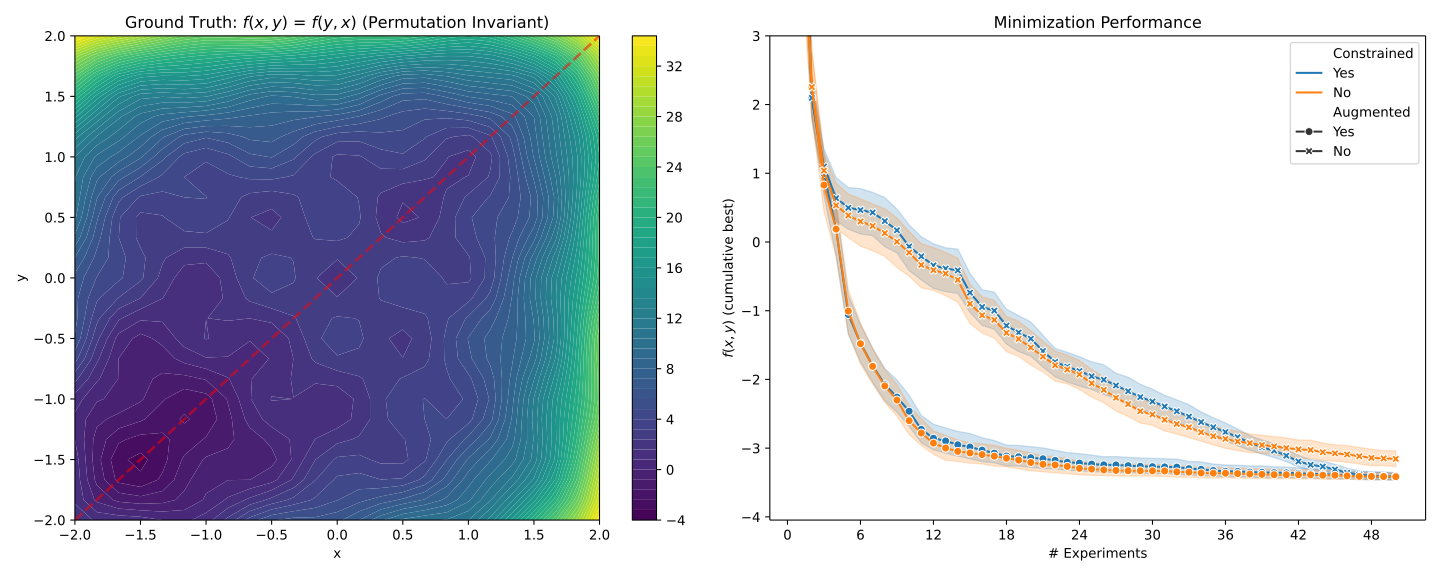

Python code for this plot:
# # Optimizing a Permutation-Invariant Function

# In this example, we explore BayBE's capabilities for handling optimization problems
# with symmetry via automatic data augmentation and/or constraint.

# ## Imports

import os

import numpy as np
import pandas as pd
import seaborn as sns
from matplotlib import pyplot as plt
from matplotlib.ticker import MaxNLocator

from baybe import Campaign, Settings
from baybe.constraints import DiscretePermutationInvarianceConstraint
from baybe.parameters import NumericalDiscreteParameter
from baybe.recommenders import (
    BotorchRecommender,
    TwoPhaseMetaRecommender,
)
from baybe.searchspace import SearchSpace
from baybe.simulation import simulate_scenarios
from baybe.surrogates import NGBoostSurrogate
from baybe.targets import NumericalTarget

# ## Settings

Settings(random_seed=1337).activate()
SMOKE_TEST = "SMOKE_TEST" in os.environ
N_MC_ITERATIONS = 2 if SMOKE_TEST else 100
N_DOE_ITERATIONS = 2 if SMOKE_TEST else 50

# ## The Scenario

# We will explore a 2-dimensional permutation-invariant function, i.e., it holds that
# $f(x,y) = f(y,x)$. The function was crafted to exhibit no additional mirror symmetry
# (a common way of also resulting in permutation invariance) and have multiple minima.
# In practice, permutation invariance can arise e.g. for
# [mixtures when modeled with a slot-based approach](/examples/Mixtures/slot_based).

# There are several ways to handle such symmetries. The simplest one is
# to augment your data. In the case of permutation invariance, augmentation means for
# each measurement $(x,y)$ you also add a measurement with switched values, i.e.,  $(y,x)$.
# This has the advantage that it is fully model-agnostic, but might
# come at the expense of increased training time and efficiency due to the larger amount
# of effective training points.


LBOUND = -2.0
UBOUND = 2.0


def lookup(df: pd.DataFrame) -> pd.DataFrame:
    """A lookup modeling a permutation-invariant 2D function with multiple minima."""
    x = df["x"].values
    y = df["y"].values
    result = (
        (x - y) ** 2
        + (x**3 + y**3)
        + ((x**2 - 1) ** 2 + (y**2 - 1) ** 2)
        + np.sin(3 * (x + y)) ** 2
        + np.sin(3 * np.abs(x - y)) ** 2
    )

    df_z = pd.DataFrame({"f": result}, index=df.index)
    return df_z


x = np.linspace(LBOUND, UBOUND, 25)
y = np.linspace(LBOUND, UBOUND, 25)
xx, yy = np.meshgrid(x, y)
df_plot = lookup(pd.DataFrame({"x": xx.ravel(), "y": yy.ravel()}))
zz = df_plot["f"].values.reshape(xx.shape)
line_vals = np.linspace(LBOUND, UBOUND, 2)

# fmt: off
fig, axs = plt.subplots(1, 2, figsize=(15, 6))
contour = axs[0].contourf(xx, yy, zz, levels=50, cmap="viridis")
fig.colorbar(contour, ax=axs[0])
axs[0].plot(line_vals, line_vals, "r--", alpha=0.5, linewidth=2)
axs[0].set_title("Ground Truth: $f(x, y)$ = $f(y, x)$ (Permutation Invariant)")
axs[0].set_xlabel("x")
axs[0].set_ylabel("y");
# fmt: on

# The plots can be found at the bottom of this file.
# The first subplot shows the function we want to minimize. The dashed red line
# illustrates the permutation invariance, which is similar to a mirror-symmetry, just
# not along any of the parameter axis but along the diagonal. We can also see several
# local minima.

# Such a situation can be challenging for optimization algorithms if no information
# about the invariance is considered. For instance, if no
# {class}`~baybe.constraints.discrete.DiscretePermutationInvarianceConstraint` was used
# at all, BayBE would search for the optima across the entire 2D space. But it is clear
# that the search can be restricted to the lower (or equivalently the upper) triangle
# of the searchspace. This is exactly what
# {class}`~baybe.constraints.discrete.DiscretePermutationInvarianceConstraint` does:
# Remove entries that are "duplicated" in the sense of already being represented by
# another invariant point.

# If the recommender is additionally configured with `symmetries`, the model will be
# fit with an extended set of points, including augmented ones. So as a user, you don't
# have to generate permutations and add them manually. Depending on the surrogate model,
# this might have different impacts. For example, we can expect a strong effect for
# tree-based models because their splits are always parallel to the parameter axes.
# Thus, without augmented measurements, it is easy to fall into suboptimal splits and
# overfit. We illustrate this by using the
# {class}`~baybe.surrogates.ngboost.NGBoostSurrogate`.

# ## The Optimization Problem

p1 = NumericalDiscreteParameter("x", np.linspace(LBOUND, UBOUND, 51))
p2 = NumericalDiscreteParameter("y", np.linspace(LBOUND, UBOUND, 51))
objective = NumericalTarget("f", minimize=True).to_objective()

# We set up a constrained and an unconstrained (plain) searchspace to demonstrate the
# impact of the constraint on optimization performance.

constraint = DiscretePermutationInvarianceConstraint(["x", "y"])
searchspace_plain = SearchSpace.from_product([p1, p2])
searchspace_constrained = SearchSpace.from_product([p1, p2], [constraint])

print("Number of Points in the Searchspace")
print(f"{'Without Constraint:':<35} {len(searchspace_plain.discrete.exp_rep)}")
print(f"{'With Constraint:':<35} {len(searchspace_constrained.discrete.exp_rep)}")

# We can see that the unconstrained searchspace has roughly twice as many points
# compared to the constrained one. This is expected, as the
# {class}`~baybe.constraints.discrete.DiscretePermutationInvarianceConstraint`
# effectively models only one half of the parameter triangle. Note that the factor is
# not exactly 2 due to the (still included) points on the diagonal.

# BayBE can automatically perform this augmentation if configured to do so.
# Specifically, the recommender has a
# {attr}`~baybe.recommenders.pure.bayesian.base.BayesianRecommender.symmetries`
# attribute. When symmetries are present, BayBE will automatically augment
# measurements internally before performing the model fit. To construct symmetries
# quickly, we use the `to_symmetry` method of the constraint.

symmetry = constraint.to_symmetry()
recommender_plain = TwoPhaseMetaRecommender(
    recommender=BotorchRecommender(surrogate_model=NGBoostSurrogate())
)
recommender_augmented = TwoPhaseMetaRecommender(
    recommender=BotorchRecommender(
        surrogate_model=NGBoostSurrogate(), symmetries=[symmetry]
    )
)

# The combination of constraint and augmentation settings results in four different
# campaigns:

campaign_plain = Campaign(searchspace_plain, objective, recommender_plain)
campaign_c = Campaign(searchspace_constrained, objective, recommender_plain)
campaign_s = Campaign(searchspace_plain, objective, recommender_augmented)
campaign_cs = Campaign(searchspace_constrained, objective, recommender_augmented)

# ## Simulating the Optimization Loop


scenarios = {
    "Unconstrained, Not augmented": campaign_plain,
    "Constrained, Not augmented": campaign_c,
    "Unconstrained, Augmented": campaign_s,
    "Constrained, Augmented": campaign_cs,
}

results = simulate_scenarios(
    scenarios,
    lookup,
    n_doe_iterations=N_DOE_ITERATIONS,
    n_mc_iterations=N_MC_ITERATIONS,
).rename(
    columns={
        "f_CumBest": "$f(x,y)$ (cumulative best)",
        "Num_Experiments": "# Experiments",
    }
)
split = results["Scenario"].str.split(", ", expand=True)
results["Constrained"] = np.where(split[0] == "Constrained", "Yes", "No")
results["Augmented"] = np.where(split[1] == "Augmented", "Yes", "No")

# ## Results

# Let us visualize the optimization process in the second subplot:

sns.lineplot(
    data=results,
    x="# Experiments",
    y="$f(x,y)$ (cumulative best)",
    hue="Constrained",
    style="Augmented",
    markers=True,
    dashes=False,
    ax=axs[1],
)
axs[1].xaxis.set_major_locator(MaxNLocator(integer=True))
axs[1].set_ylim(axs[1].get_ylim()[0], 3)
axs[1].set_title("Minimization Performance")
plt.tight_layout()
plt.show()

# We find that the campaigns utilizing the permutation invariance constraint
# perform better than the ones without. This can be attributed simply to the reduced
# number of searchspace points they operate on. However, this effect is rather minor
# compared to the effect of augmentation.

# Furthermore, there is a strong impact on whether data augmentation is used or not,
# the effect we expected for a tree-based surrogate model. Indeed, the campaign with
# constraint but without augmentation is barely better than the campaign not utilizing
# the constraint at all. Conversely, the data-augmented campaign has a clearly superior
# performance. The best result is achieved by using both constraints and data
# augmentation.
